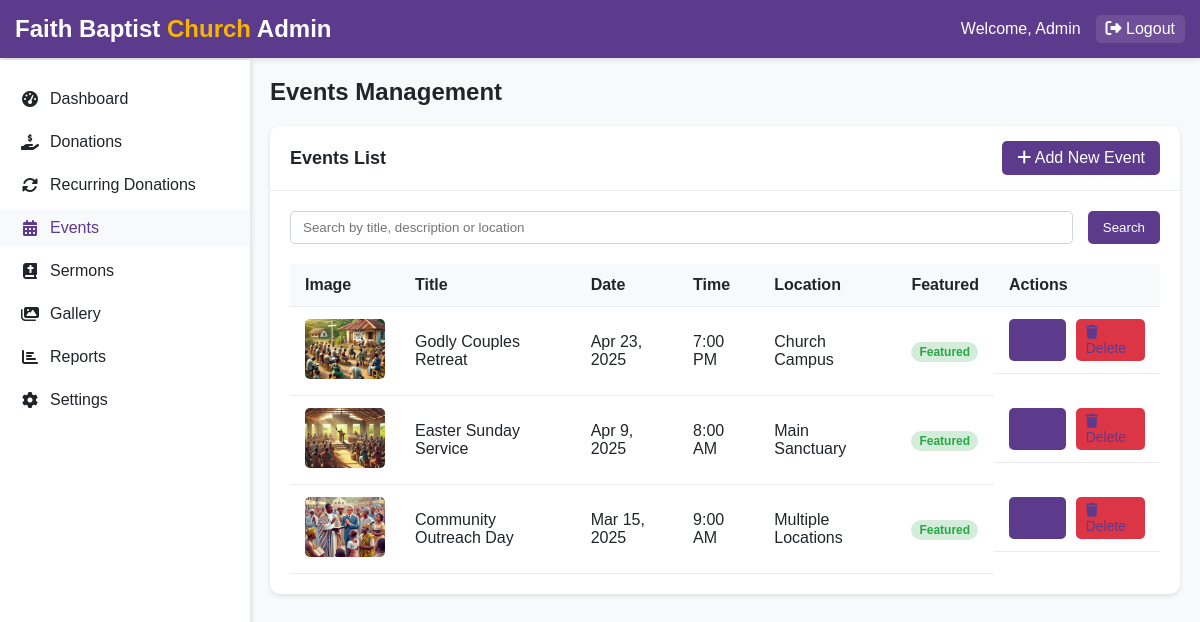
The app's page /admin/events.php (signed in) with its own data.
### tables this page shows
CREATE TABLE `events` (
  `id` int(11) UNSIGNED NOT NULL,
  `title` varchar(255) NOT NULL,
  `description` text NOT NULL,
  `event_date` date NOT NULL,
  `event_time` time NOT NULL,
  `location` varchar(255) NOT NULL,
  `image` varchar(255) DEFAULT NULL,
  `is_featured` tinyint(1) NOT NULL DEFAULT 0,
  `created_at` timestamp NOT NULL DEFAULT current_timestamp(),
  `updated_at` timestamp NOT NULL DEFAULT current_timestamp() ON UPDATE current_timestamp()
);

### admin/events.php (the view, shortened to what this page needs)
<?php
$conn = db_connect();
$page = isset($_GET['page']) ? (int)$_GET['page'] : 1;
$limit = 10;
$offset = ($page - 1) * $limit;
$search = isset($_GET['search']) ? $_GET['search'] : '';
$query = "SELECT * FROM events WHERE 1=1";
$query .= " ORDER BY event_date DESC LIMIT $offset, $limit";
$result = $conn->query($query);
?>
<!DOCTYPE html>
<html lang="en">
<head>
    <link rel="stylesheet" href="https://cdnjs.cloudflare.com/ajax/libs/font-awesome/6.4.0/css/all.min.css">
</head>
<body>
    <header class="header">
        <div class="container">
            <div class="logo">
                Faith Baptist <span>Church</span> Admin
            </div>
            <div class="user-info">
                <span>Welcome, Admin</span>
                <a href="logout.php"><i class="fas fa-sign-out-alt"></i> Logout</a>
            </div>
        </div>
    </header>
    <aside class="sidebar">
        <ul class="sidebar-menu">
            <li><a href="index.php"><i class="fas fa-tachometer-alt"></i> Dashboard</a></li>
            <li><a href="donations.php"><i class="fas fa-hand-holding-usd"></i> Donations</a></li>
            <li><a href="recurring.php"><i class="fas fa-sync-alt"></i> Recurring Donations</a></li>
            <li><a href="events.php" class="active"><i class="fas fa-calendar-alt"></i> Events</a></li>
            <li><a href="sermons.php"><i class="fas fa-bible"></i> Sermons</a></li>
            <li><a href="gallery.php"><i class="fas fa-images"></i> Gallery</a></li>
            <li><a href="reports.php"><i class="fas fa-chart-bar"></i> Reports</a></li>
            <li><a href="settings.php"><i class="fas fa-cog"></i> Settings</a></li>
        </ul>
    </aside>
    <main class="main-content">
        <h1 class="page-title">Events Management</h1>
        <div class="card">
            <div class="card-header">
                <h2 class="card-title">Events List</h2>
                <a href="add-event.php" class="btn"><i class="fas fa-plus"></i> Add New Event</a>
            </div>
            <div class="card-body">
                <div class="search-filter">
                    <form action="" method="get" style="display: flex; gap: 15px; width: 100%;">
                        <input type="text" name="search" placeholder="Search by title, description or location" style="flex: 1;" value="<?php echo htmlspecialchars($search); ?>">
                        <button type="submit">Search</button>
                    </form>
                </div>
                <table>
                    <thead>
                        <tr>
                            <th>Image</th>
                            <th>Title</th>
                            <th>Date</th>
                            <th>Time</th>
                            <th>Location</th>
                            <th>Featured</th>
                            <th>Actions</th>
                        </tr>
                    </thead>
                    <tbody>
                        <?php if ($result->num_rows > 0): ?>
                            <?php while ($row = $result->fetch_assoc()): ?>
                                <tr>
                                    <td>
                                        <?php if (!empty($row['image']) && file_exists("../uploads/events/{$row['image']}")): ?>
                                            <img src="../uploads/events/<?php echo $row['image']; ?>" alt="<?php echo htmlspecialchars($row['title']); ?>" class="event-image">
                                        <?php else: ?>
                                            <img src="../uploads/placeholder.jpg" alt="Placeholder" class="event-image">
                                        <?php endif; ?>
                                    </td>
                                    <td><?php echo htmlspecialchars($row['title']); ?></td>
                                    <td><?php echo date('M j, Y', strtotime($row['event_date'])); ?></td>
                                    <td><?php echo date('g:i A', strtotime($row['event_time'])); ?></td>
                                    <td><?php echo htmlspecialchars($row['location']); ?></td>
                                    <td><?php echo $row['is_featured'] ? '<span class="featured">Featured</span>' : ''; ?></td>
                                    <td class="actions">
                                        <a href="edit-event.php?id=<?php echo $row['id']; ?>" class="btn btn-sm" title="Edit"><i class="fas fa-edit"></i> Edit</a>
                                        <a href="events.php?action=delete&id=<?php echo $row['id']; ?>" class="btn btn-sm btn-danger" title="Delete" onclick="return confirm('Are you sure you want to delete this event?');"><i class="fas fa-trash"></i> Delete</a>
                                    </td>
                                </tr>
                            <?php endwhile; ?>
                        <?php else: ?>
                            <tr>
                                <td colspan="7" style="text-align: center;">No events found</td>
                            </tr>
                        <?php endif; ?>
                    </tbody>
                </table>
            </div>
        </div>
    </main>
</body>
</html>

### admin/events.php (style rules this page uses)
* { margin: 0; padding: 0; box-sizing: border-box; }
body { font-family: 'Poppins', sans-serif; background-color: #f8f9fa; color: #212529; }
.container { max-width: 1200px; margin: 0 auto; padding: 0 15px; }
.header { background-color: #5d3b8c; color: white; padding: 15px 0; box-shadow: 0 2px 5px rgba(0, 0, 0, 0.1); }
.header .container { display: flex; justify-content: space-between; align-items: center; }
.logo { font-size: 24px; font-weight: 700; }
.logo span { color: #f8b500; }
.user-info { display: flex; align-items: center; gap: 15px; }
.user-info a { color: white; text-decoration: none; padding: 5px 10px; border-radius: 5px; background-color: rgba(255, 255, 255, 0.1); transition: background-color 0.3s; }
.sidebar { width: 250px; background-color: white; height: calc(100vh - 60px); position: fixed; top: 60px; left: 0; box-shadow: 2px 0 5px rgba(0, 0, 0, 0.1); padding: 20px 0; }
.sidebar-menu { list-style: none; }
.sidebar-menu li { margin-bottom: 5px; }
.sidebar-menu a { display: flex; align-items: center; padding: 10px 20px; color: #212529; text-decoration: none; transition: background-color 0.3s; }
.sidebar-menu a:hover, .sidebar-menu a.active { background-color: #f8f9fa; color: #5d3b8c; }
.sidebar-menu a i { margin-right: 10px; width: 20px; text-align: center; }
.main-content { margin-left: 250px; padding: 20px; }
.page-title { margin-bottom: 20px; font-size: 24px; font-weight: 700; }
.card { background-color: white; border-radius: 10px; box-shadow: 0 2px 5px rgba(0, 0, 0, 0.1); margin-bottom: 20px; }
.card-header { padding: 15px 20px; border-bottom: 1px solid #e9ecef; display: flex; justify-content: space-between; align-items: center; }
.card-title { font-size: 18px; font-weight: 700; margin: 0; }
.card-body { padding: 20px; }
.btn { display: inline-block; padding: 8px 15px; background-color: #5d3b8c; color: white; border: none; border-radius: 5px; cursor: pointer; text-decoration: none; transition: background-color 0.3s; }
.btn-sm { padding: 5px 10px; font-size: 14px; }
.btn-danger { background-color: #dc3545; }
.search-filter { display: flex; gap: 15px; margin-bottom: 20px; }
.search-filter input, .search-filter select { padding: 8px 12px; border: 1px solid #ced4da; border-radius: 5px; font-family: inherit; }
.search-filter button { padding: 8px 15px; background-color: #5d3b8c; color: white; border: none; border-radius: 5px; cursor: pointer; transition: background-color 0.3s; }
table { width: 100%; border-collapse: collapse; }
table th, table td { padding: 12px 15px; text-align: left; border-bottom: 1px solid #e9ecef; }
table th { background-color: #f8f9fa; font-weight: 600; }
.featured { padding: 3px 8px; background-color: #d4edda; color: #28a745; border-radius: 20px; font-size: 12px; font-weight: 600; }
.actions { display: flex; gap: 10px; }
.actions a { color: #5d3b8c; text-decoration: none; }
.event-image { width: 80px; height: 60px; object-fit: cover; border-radius: 5px; }

### records on screen
events: image (picture), title "Godly Couples Retreat", event_date "Apr 23, 2025", event_time "7:00 PM", location "Church Campus", is_featured "Featured"
events: image (picture), title "Easter Sunday Service", event_date "Apr 9, 2025", event_time "8:00 AM", location "Main Sanctuary", is_featured "Featured"
events: image (picture), title "Community Outreach Day", event_date "Mar 15, 2025", event_time "9:00 AM", location "Multiple Locations", is_featured "Featured"
